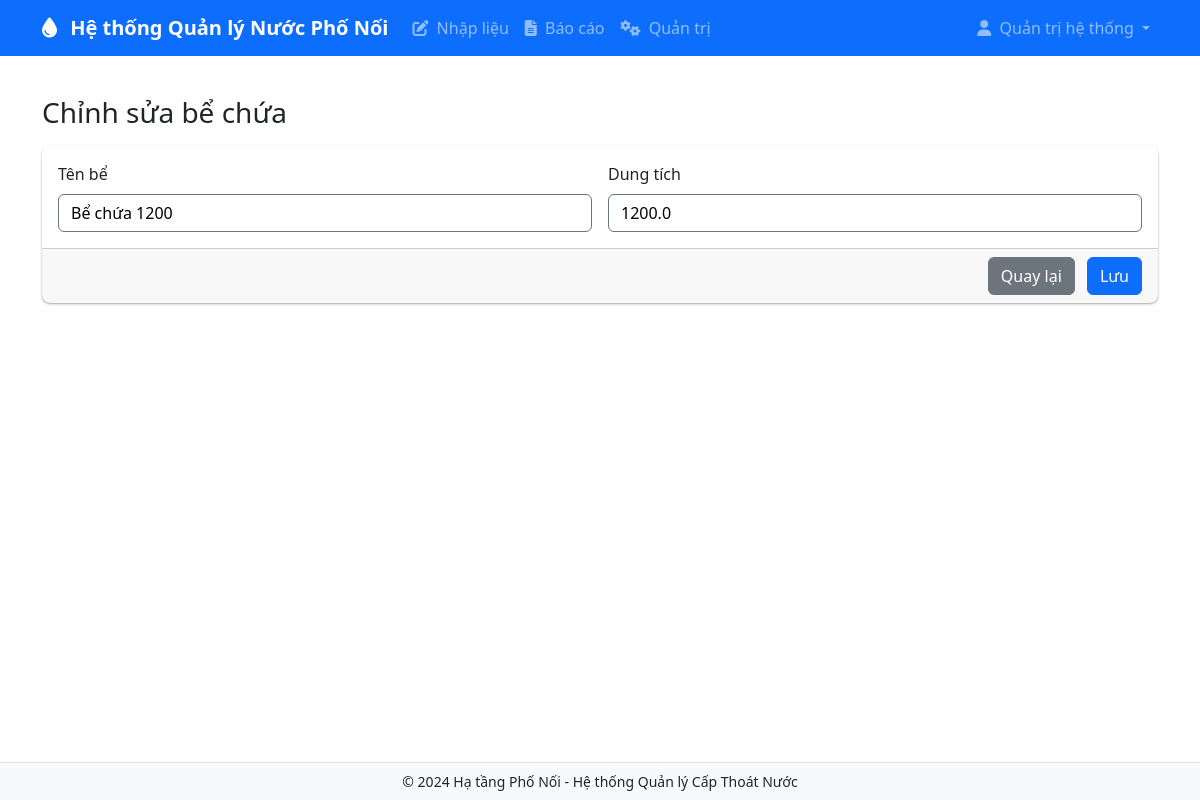
The page /admin/tanks/1/edit (signed in) on the database its author committed.
### models.py (models this page shows)
class User(UserMixin, db.Model):
    id = db.Column(db.Integer, primary_key=True)
    username = db.Column(db.String(64), unique=True, nullable=False)
    email = db.Column(db.String(120), unique=True, nullable=False)
    password_hash = db.Column(db.String(256))
    role = db.Column(Enum(UserRole), nullable=False, default=UserRole.DATA_ENTRY)
    full_name = db.Column(db.String(120))
    created_at = db.Column(db.DateTime, default=datetime.utcnow)
    is_active = db.Column(db.Boolean, default=True)

class WaterTank(db.Model):
    id = db.Column(db.Integer, primary_key=True)
    name = db.Column(db.String(100), nullable=False)
    capacity = db.Column(db.Float)  # m3
    tank_type = db.Column(db.String(50))  # clean_water, raw_water

### blueprints/admin.py (the view, shortened to what this page needs)
@bp.route('/tanks/<int:tank_id>/edit', methods=['GET', 'POST'], endpoint='edit_tank')
@login_required
def edit_tank(tank_id):
    tank = WaterTank.query.get_or_404(tank_id)
    return render_template('edit_page/water_tank_edit.html', tank=tank)

### app.py (called while the page is built)
@login_manager.user_loader
def load_user(user_id):
    from models import User
    return User.query.get(int(user_id))

### templates/edit_page/water_tank_edit.html (shortened to what this page needs)
{% extends "base.html" %}
{% block content %}
<h3>Chỉnh sửa bể chứa</h3>
<form method="post" action="{{ url_for('admin.edit_tank', tank_id=tank.id) }}">
  <div class="card mt-3">
    <div class="card-body">
      <div class="row g-3">
        <div class="col-md-6">
            <label class="form-label">Tên bể</label>
            <input name="name" class="form-control" required
            value="{{ form.get('name','') if form is defined else tank.name }}">
        </div>
        <div class="col-md-6">
            <label class="form-label">Dung tích</label>
            <input name="capacity" type="number" step="0.01" min="0" class="form-control"
                value="{{ form.get('capacity','0') if form is defined else tank.capacity }}">
        </div>
        </div>
        {% set active_checked = (form.get('is_active')=='on') if form is defined else (tank.is_active if tank.is_active is defined else tank.active) %}
    </div>
    <div class="card-footer text-end">
      <a class="btn btn-secondary me-2" href="{{ url_for('admin', active_tab='tanks') }}">Quay lại</a>
      <button type="submit" class="btn btn-primary">Lưu</button>
    </div>
  </div>
</form>
{% endblock %}

### templates/base.html (shortened to what this page needs)
<!DOCTYPE html>
<html lang="vi" data-bs-theme="light">
<head>
    <link href="https://cdn.jsdelivr.net/npm/bootstrap@5.3.3/dist/css/bootstrap.min.css" rel="stylesheet">
    <link rel="stylesheet" href="https://cdnjs.cloudflare.com/ajax/libs/font-awesome/6.4.0/css/all.min.css">
    <link rel="stylesheet" href="{{ url_for('static', filename='css/custom.css') }}">
</head>
<body class="d-flex flex-column min-vh-100">
    <nav class="navbar navbar-expand-lg navbar-dark bg-primary">
        <div class="container">
            <a class="navbar-brand" href="{{ url_for('dashboard') }}">
                <i class="fas fa-tint me-2"></i>
                Hệ thống Quản lý Nước Phố Nối
            </a>
            <div class="collapse navbar-collapse" id="navbarNav">
                <ul class="navbar-nav me-auto">
                    {% if current_user.is_authenticated %}
                    {% if current_user.role.value in ['data_entry', 'plant_manager', 'admin'] %}
                    <li class="nav-item">
                        <a class="nav-link" href="{{ url_for('data_entry') }}">
                            <i class="fas fa-edit me-1"></i> Nhập liệu
                        </a>
                    </li>
                    {% endif %}
                    {% if current_user.role.value in ['accounting', 'plant_manager', 'leadership', 'admin'] %}
                    <li class="nav-item">
                        <a class="nav-link" href="{{ url_for('reports') }}">
                            <i class="fas fa-file-alt me-1"></i> Báo cáo
                        </a>
                    </li>
                    {% endif %}
                    {% if current_user.role.value == 'admin' %}
                    <li class="nav-item">
                        <a class="nav-link" href="{{ url_for('admin') }}">
                            <i class="fas fa-cogs me-1"></i> Quản trị
                        </a>
                    </li>
                    {% endif %}
                    {% endif %}
                </ul>
                {% if current_user.is_authenticated %}
                <ul class="navbar-nav">
                    <li class="nav-item dropdown">
                        <a class="nav-link dropdown-toggle" href="#" role="button" data-bs-toggle="dropdown">
                            <i class="fas fa-user me-1"></i> {{ current_user.full_name or current_user.username }}
                        </a>
                    </li>
                </ul>
                {% endif %}
            </div>
        </div>
    </nav>
    <main class="container my-4">
        {% block content %}{% endblock %}
    </main>
    <footer class="mt-auto py-2 bg-light border-top text-center small">
      © 2024 Hạ tầng Phố Nối - Hệ thống Quản lý Cấp Thoát Nước
    </footer>
</body>
</html>

### static/css/custom.css (style rules this page uses)
.btn { border-radius: 6px; font-weight: 500; }
.card { border: none; box-shadow: 0 1px 3px rgba(0,0,0,0.12), 0 1px 2px rgba(0,0,0,0.24); border-radius: 8px; }
.form-control, .form-select { border-radius: 6px; border: 1px solid var(--bs-border-color); }
.navbar-brand { font-weight: 600; }
.form-control { color: #000000 !important; background-color: rgb(255, 255, 255) !important; border-color: #6c757d !important; }

### rows shown on the page
User: full_name "Quản trị hệ thống"
WaterTank: name "Bể chứa 1200", capacity "1200.0"
